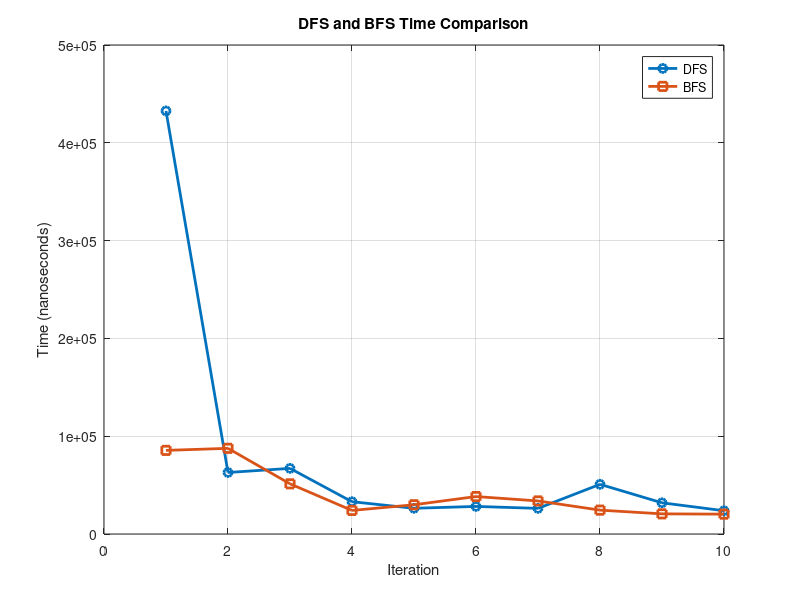

This chart was generated by the following MATLAB code:
% Your data
iterations = 1:10;  % Replace with your actual iteration numbers
dfsTimes = [432600, 62900, 67100, 33000, 26300, 28200, 26200, 50800, 31900, 23800];  % Replace with your actual DFS times
bfsTimes = [85500, 87600, 51300, 24100, 29900, 38300, 33800, 24400, 20600, 20300];  % Replace with your actual BFS times

% Plot DFS and BFS times in the same plot
figure;
plot(iterations, dfsTimes, '-o', 'LineWidth', 2, 'DisplayName', 'DFS');
hold on;
plot(iterations, bfsTimes, '-s', 'LineWidth', 2, 'DisplayName', 'BFS');
hold off;

title('DFS and BFS Time Comparison');
xlabel('Iteration');
ylabel('Time (nanoseconds)');
legend('Location', 'Best');
grid on;
